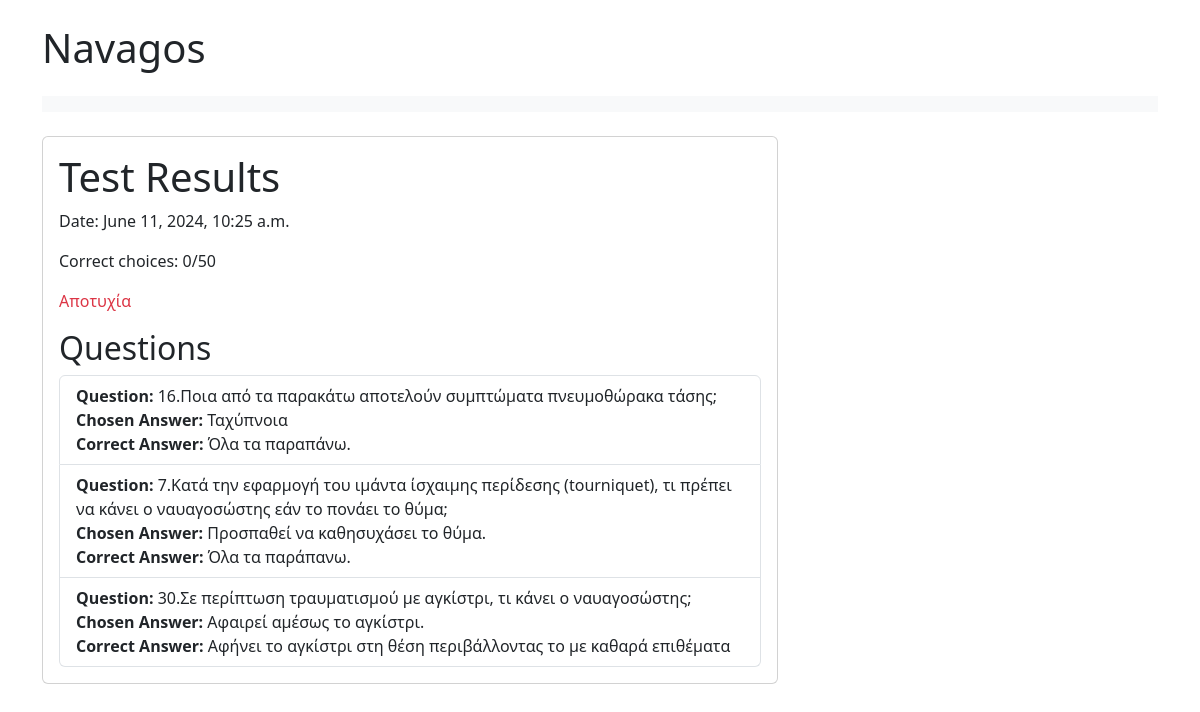
The page /result/15/ on the database its author committed.
### navagos_main/models.py (models this page shows, shortened)
class Test(models.Model):
    user = models.ForeignKey(User, on_delete=models.CASCADE)
    test_datetime = models.DateTimeField(auto_now_add=True)
    correct_answers = models.IntegerField() # The number of correct answers the user provided in the test.
    pass_fail = models.BooleanField()

class Question(models.Model):
    question_text = models.TextField()
    category = models.ForeignKey(Category, on_delete=models.CASCADE, default=None, null = True)

class Answer(models.Model):
    question = models.ForeignKey(Question, on_delete=models.CASCADE, default=None)
    answer_text = models.TextField()

### navagos_main/views.py (the view)
# urls.py: path('result/<int:test_id>/', views.result, name = 'result'),
def result(request, test_id):
    test = Test.objects.get(id = test_id)
    test_questions = TestQuestion.objects.filter(test = test).select_related('question','chosen_answer')
    question_data = []
    for test_question in test_questions:
        correct_answer = QuestionAnswer.objects.filter(question=test_question.question, value=True).first()
        question_info = {
            'question_text': test_question.question.question_text,
            'chosen_answer': test_question.chosen_answer.answer_text if test_question.chosen_answer else 'No answer selected',
            'correct_answer': correct_answer.answer.answer_text if correct_answer else 'No correct answer'
        }
        question_data.append(question_info)
    context = {'test': test, 'test_id': test_id, 'question_data': question_data}
    return render(request, 'navagos_main/result.html', context)

### navagos_main/templates/navagos_main/result.html
{% extends 'navagos_main/base.html' %}
{% block content %}
<div class="card">
  <div class="card-body">
    {% if test %}
      <h1 class="card-title">Test Results</h1>
      <p>Date: {{ test.test_datetime }}</p>
      <p>Correct choices: {{ test.correct_answers }}/50</p>
        {% if test.pass_fail %}
            <p class="text-success">Επιτυχία</p>
        {% else %}
            <p class="text-danger">Αποτυχία</p>
        {% endif %}
      <h2>Questions</h2>
      <ul class="list-group">
        {% for question in question_data %}
          <li class="list-group-item">
            <strong>Question:</strong> {{ question.question_text }}<br>
            <strong>Chosen Answer:</strong> {{ question.chosen_answer }}<br>
            <strong>Correct Answer:</strong> {{ question.correct_answer }}<br>
          </li>
        {% endfor %}
      </ul>
    {% else %}
      <p>The test you are looking for does not exist.</p>
    {% endif %}
  </div>
</div>
{% endblock content %}

### rows shown on the page
Test: test_datetime "June 11, 2024, 10:25 a.m.", correct_answers "0"
Question: question_text "16.Ποια από τα παρακάτω αποτελούν συμπτώματα πνευμοθώρακα τάσης;"
Answer: chosen_answer "Ταχύπνοια"
Answer: correct_answer "Όλα τα παραπάνω."
Question: question_text "7.Κατά την εφαρμογή του ιμάντα ίσχαιμης περίδεσης (tourniquet), τι πρέπει να κάνει ο ναυαγοσώστης εάν το πονάει το θύμα;"
Answer: chosen_answer "Προσπαθεί να καθησυχάσει το θύμα."
Answer: correct_answer "Όλα τα παράπανω."
Question: question_text "30.Σε περίπτωση τραυματισμού με αγκίστρι, τι κάνει ο ναυαγοσώστης;"
Answer: chosen_answer "Αφαιρεί αμέσως το αγκίστρι."
Answer: correct_answer "Αφήνει το αγκίστρι στη θέση περιβάλλοντας το με καθαρά επιθέματα"
